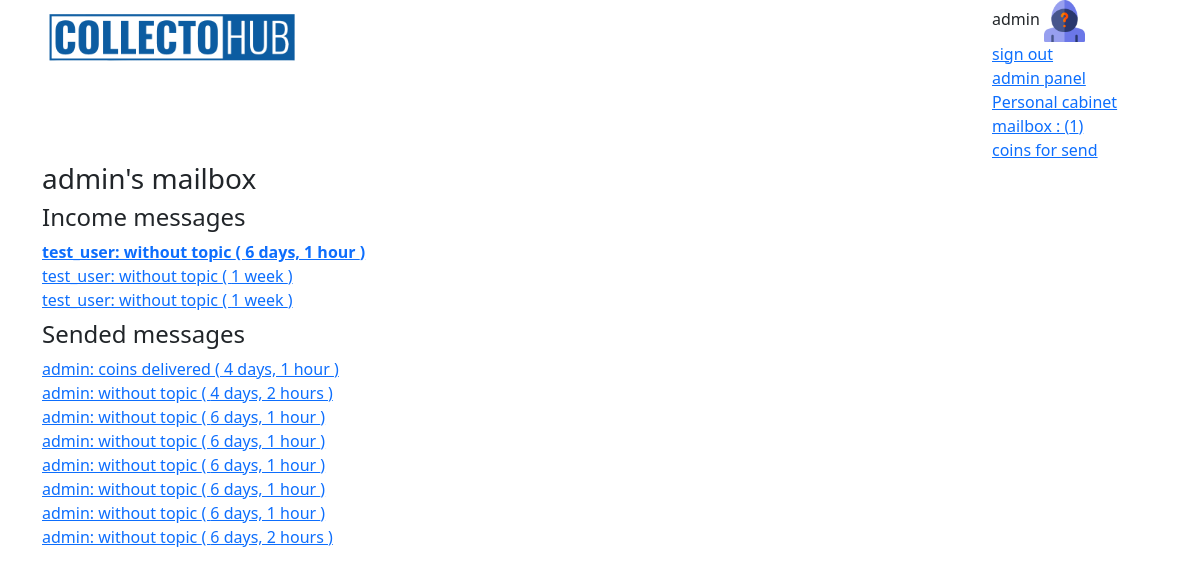
Screenshot of /user/mailbox/1/ (signed in) with the database file from the repository.
### coins/models.py (models this page shows, shortened)
class UserProfile(models.Model):
    user = models.OneToOneField(User, related_name='profile', on_delete=models.CASCADE)
    user_pic = models.ImageField(blank=True, upload_to='coins/user_pic/')
    phone = models.CharField(max_length=20)
    postcode = models.CharField(max_length=10)
    addres = models.CharField(max_length=150)
    city =  models.CharField(max_length=20)
    def has_multi_offers_under_consideration(self):
        offers = MultiOffer.objects.filter(responder=self.user, status='c')
        return offers.exists()
    def unread_messages_count(self):
        return self.user.received_messages.filter(is_read=False).count()

class Message(models.Model):
    text = models.TextField()
    author = models.ForeignKey(User, related_name="created_messages", on_delete=models.CASCADE)
    recipient = models.ForeignKey(User, related_name="received_messages", on_delete=models.CASCADE)
    created = models.DateTimeField(auto_now_add=True)
    is_read = models.BooleanField(default=False)
    topic = models.CharField(default='without topic', max_length=128)
    def __str__(self):
        return f"{self.author}: {self.topic}"
    class Meta:
        ordering = ['-created']

### coins/views.py (the view)
# urls.py: path('user/mailbox/<int:pk>/', views.MailBox.as_view(), name='user-mail-box'),
class MailBox(DetailView):
    model = User
    template_name = 'coins/mail_box.html'
    context_object_name = 'owner'

### coins/templates/coins/mail_box.html (shortened to what this page needs)
{% extends 'coins/base.html' %}
{% block content %}
<h3>{{ owner }}'s mailbox</h3>
    <h4> Income messages </h4>
    {% for message in owner.received_messages.all %}
    <div>
        <a href="{% url 'coins:message-detail' pk=message.id %}
        " class="
        {% if not message.is_read %}
            fw-bold
        {% endif %}
        ">
        {{ message }} ( {{ message.created|timesince }} )
        </a>
    </div>
    {% endfor %}
    <h4 class="mt-2"> Sended messages </h4>
    {% for message in owner.created_messages.all %}
    <div>
        <a href="{% url 'coins:message-detail' pk=message.id %}
        " class="
        ">
        {{ message }} ( {{ message.created|timesince }} )
        </a>
    </div>
    {% endfor %}
{% endblock %}

### coins/templates/coins/base.html (shortened to what this page needs)
<!DOCTYPE html>
{% load static %}
<html lang="en">
  <head>
    <link
      href="https://cdn.jsdelivr.net/npm/bootstrap@5.3.3/dist/css/bootstrap.min.css"
      rel="stylesheet"
    />
    <link
      rel="stylesheet"
      href="https://cdnjs.cloudflare.com/ajax/libs/font-awesome/6.6.0/css/all.min.css"
    />
  </head>
  <body>
    <div class="container">
      <div class="row justify-content-between">
        <div class="col-3">
          <a href="{% url 'coins:index'%}">
            <img
              class="w-100"
              src="{% static 'coins/img/coins.png' %}"
              alt="logo"
            />
          </a>
        </div>
        <div class="col-2">
          {% if user.is_authenticated %} {{ user }}
          <img class="w-25" src="{{ user.profile.user_pic.url }}" alt="logo" />
          <br />
          <a href="{% url 'coins:sign-out' %}"> sign out </a>
          {% if user.is_staff %}
          <br />
          <a href="/admin/" target="_blank"> admin panel </a>
          {% endif %}
          <br>
          <a href="{% url 'coins:user-cabinet' pk=user.id %}">Personal cabinet</a>
          <br>
            <a href="{% url 'coins:user-mail-box' pk=user.id %}">
              mailbox
              {% if user.profile.unread_messages_count %}
              : ({{ user.profile.unread_messages_count }})
              {% endif %}
            </a>
          {% if user.is_superuser %}
          <div>
              <a href="{% url 'coins:coins-to-send' %}">
                  coins for send
              </a>
          </div>
          {% endif %}
          {% endif %}
        </div>
      </div>
      {% block content %}{% endblock %}
    </div>
  </body>
</html>

### rows the page displays
Message: author+topic "test_user: without topic", created "6 days, 1 hour"
Message: author+topic "test_user: without topic", created "1 week"
Message: author+topic "test_user: without topic", created "1 week"
Message: author+topic "admin: coins delivered", created "4 days, 1 hour"
Message: author+topic "admin: without topic", created "4 days, 2 hours"
Message: author+topic "admin: without topic", created "6 days, 1 hour"
Message: author+topic "admin: without topic", created "6 days, 1 hour"
Message: author+topic "admin: without topic", created "6 days, 1 hour"
Message: author+topic "admin: without topic", created "6 days, 1 hour"
Message: author+topic "admin: without topic", created "6 days, 1 hour"
Message: author+topic "admin: without topic", created "6 days, 2 hours"

### other values shown
{{ user }} "admin"
{{ user.profile.unread_messages_count }} "1"
{{ owner }} "admin"
